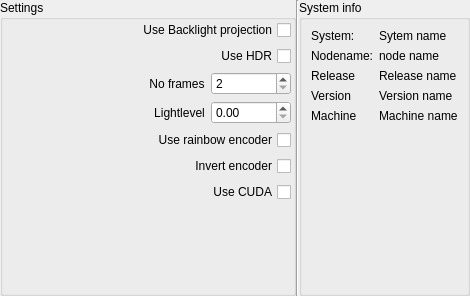
       <widget class="QWidget" name="tab_General">
        <attribute name="title">
         <string>General</string>
        </attribute>
        <layout class="QGridLayout" name="gridLayout_2">
         <property name="leftMargin">
          <number>0</number>
         </property>
         <property name="topMargin">
          <number>0</number>
         </property>
         <property name="rightMargin">
          <number>0</number>
         </property>
         <property name="bottomMargin">
          <number>0</number>
         </property>
         <property name="spacing">
          <number>0</number>
         </property>
         <item row="0" column="0">
          <layout class="QGridLayout" name="gridLayout">
           <property name="spacing">
            <number>0</number>
           </property>
           <item row="0" column="0">
            <widget class="QGroupBox" name="groupBox">
             <property name="sizePolicy">
              <sizepolicy hsizetype="Minimum" vsizetype="Preferred">
               <horstretch>0</horstretch>
               <verstretch>0</verstretch>
              </sizepolicy>
             </property>
             <property name="minimumSize">
              <size>
               <width>296</width>
               <height>296</height>
              </size>
             </property>
             <property name="title">
              <string>Settings</string>
             </property>
             <widget class="QWidget" name="layoutWidget">
              <property name="geometry">
               <rect>
                <x>0</x>
                <y>20</y>
                <width>291</width>
                <height>271</height>
               </rect>
              </property>
              <layout class="QVBoxLayout" name="verticalLayout_4">
               <item>
                <widget class="QCheckBox" name="checkBox_Backlight">
                 <property name="layoutDirection">
                  <enum>Qt::RightToLeft</enum>
                 </property>
                 <property name="text">
                  <string>Use Backlight projection</string>
                 </property>
                </widget>
               </item>
               <item>
                <widget class="QCheckBox" name="checkBox_useHDR">
                 <property name="layoutDirection">
                  <enum>Qt::RightToLeft</enum>
                 </property>
                 <property name="text">
                  <string>Use HDR</string>
                 </property>
                </widget>
               </item>
               <item>
                <layout class="QHBoxLayout" name="horizontalLayout_7">
                 <item>
                  <spacer name="horizontalSpacer">
                   <property name="orientation">
                    <enum>Qt::Horizontal</enum>
                   </property>
                   <property name="sizeHint" stdset="0">
                    <size>
                     <width>40</width>
                     <height>20</height>
                    </size>
                   </property>
                  </spacer>
                 </item>
                 <item>
                  <widget class="QLabel" name="label_nf">
                   <property name="text">
                    <string>No frames</string>
                   </property>
                   <property name="alignment">
                    <set>Qt::AlignCenter</set>
                   </property>
                  </widget>
                 </item>
                 <item>
                  <widget class="QSpinBox" name="spinBox_NoFrames">
                   <property name="sizePolicy">
                    <sizepolicy hsizetype="Fixed" vsizetype="Fixed">
                     <horstretch>0</horstretch>
                     <verstretch>0</verstretch>
                    </sizepolicy>
                   </property>
                   <property name="minimumSize">
                    <size>
                     <width>80</width>
                     <height>0</height>
                    </size>
                   </property>
                   <property name="minimum">
                    <number>2</number>
                   </property>
                   <property name="maximum">
                    <number>10</number>
                   </property>
                  </widget>
                 </item>
                </layout>
               </item>
               <item>
                <layout class="QHBoxLayout" name="horizontalLayout_8">
                 <item>
                  <spacer name="horizontalSpacer_2">
                   <property name="orientation">
                    <enum>Qt::Horizontal</enum>
                   </property>
                   <property name="sizeHint" stdset="0">
                    <size>
                     <width>40</width>
                     <height>20</height>
                    </size>
                   </property>
                  </spacer>
                 </item>
                 <item>
                  <widget class="QLabel" name="label_ll">
                   <property name="text">
                    <string>Lightlevel</string>
                   </property>
                   <property name="alignment">
                    <set>Qt::AlignCenter</set>
                   </property>
                  </widget>
                 </item>
                 <item>
                  <widget class="QDoubleSpinBox" name="doubleSpinBox_LightLevel">
                   <property name="minimumSize">
                    <size>
                     <width>80</width>
                     <height>0</height>
                    </size>
                   </property>
                   <property name="maximum">
                    <double>1.000000000000000</double>
                   </property>
                  </widget>
                 </item>
                </layout>
               </item>
               <item>
                <widget class="QCheckBox" name="checkBox_useRainbow">
                 <property name="layoutDirection">
                  <enum>Qt::RightToLeft</enum>
                 </property>
                 <property name="text">
                  <string>Use rainbow encoder</string>
                 </property>
                </widget>
               </item>
               <item>
                <widget class="QCheckBox" name="checkBox_InvertEncoder">
                 <property name="layoutDirection">
                  <enum>Qt::RightToLeft</enum>
                 </property>
                 <property name="text">
                  <string>Invert encoder</string>
                 </property>
                </widget>
               </item>
               <item>
                <widget class="QCheckBox" name="checkBox_useCUDA">
                 <property name="layoutDirection">
                  <enum>Qt::RightToLeft</enum>
                 </property>
                 <property name="text">
                  <string>Use CUDA</string>
                 </property>
                </widget>
               </item>
               <item>
                <spacer name="verticalSpacer_2">
                 <property name="orientation">
                  <enum>Qt::Vertical</enum>
                 </property>
                 <property name="sizeHint" stdset="0">
                  <size>
                   <width>20</width>
                   <height>40</height>
                  </size>
                 </property>
                </spacer>
               </item>
              </layout>
             </widget>
            </widget>
           </item>
           <item row="0" column="1">
            <widget class="Line" name="line_2">
             <property name="orientation">
              <enum>Qt::Vertical</enum>
             </property>
            </widget>
           </item>
          </layout>
         </item>
         <item row="0" column="1">
          <widget class="QGroupBox" name="groupBox_2">
           <property name="title">
            <string>System info</string>
           </property>
           <layout class="QGridLayout" name="gridLayout_3">
            <item row="4" column="0">
             <widget class="QLabel" name="label_9">
              <property name="text">
               <string>Machine</string>
              </property>
             </widget>
            </item>
            <item row="2" column="1">
             <widget class="QLabel" name="label_releasename">
              <property name="text">
               <string>Release name</string>
              </property>
              <property name="wordWrap">
               <bool>true</bool>
              </property>
             </widget>
            </item>
            <item row="3" column="1">
             <widget class="QLabel" name="label_versioname">
              <property name="text">
               <string>Version name</string>
              </property>
              <property name="wordWrap">
               <bool>true</bool>
              </property>
             </widget>
            </item>
            <item row="1" column="0">
             <widget class="QLabel" name="label_4">
              <property name="text">
               <string>Nodename:</string>
              </property>
             </widget>
            </item>
            <item row="1" column="1">
             <widget class="QLabel" name="label_nodename">
              <property name="text">
               <string>node name</string>
              </property>
              <property name="wordWrap">
               <bool>true</bool>
              </property>
             </widget>
            </item>
            <item row="2" column="0">
             <widget class="QLabel" name="label_5">
              <property name="text">
               <string>Release</string>
              </property>
             </widget>
            </item>
            <item row="4" column="1">
             <widget class="QLabel" name="label_machinename">
              <property name="text">
               <string>Machine name</string>
              </property>
              <property name="wordWrap">
               <bool>true</bool>
              </property>
             </widget>
            </item>
            <item row="0" column="0">
             <widget class="QLabel" name="label_3">
              <property name="text">
               <string>System:</string>
              </property>
             </widget>
            </item>
            <item row="0" column="1">
             <widget class="QLabel" name="label_systemname">
              <property name="sizePolicy">
               <sizepolicy hsizetype="Maximum" vsizetype="Maximum">
                <horstretch>0</horstretch>
                <verstretch>0</verstretch>
               </sizepolicy>
              </property>
              <property name="text">
               <string>Sytem name</string>
              </property>
              <property name="wordWrap">
               <bool>true</bool>
              </property>
             </widget>
            </item>
            <item row="3" column="0">
             <widget class="QLabel" name="label_7">
              <property name="text">
               <string>Version</string>
              </property>
             </widget>
            </item>
            <item row="5" column="0">
             <spacer name="verticalSpacer">
              <property name="orientation">
               <enum>Qt::Vertical</enum>
              </property>
              <property name="sizeHint" stdset="0">
               <size>
                <width>20</width>
                <height>40</height>
               </size>
              </property>
             </spacer>
            </item>
           </layout>
          </widget>
         </item>
        </layout>
       </widget>
